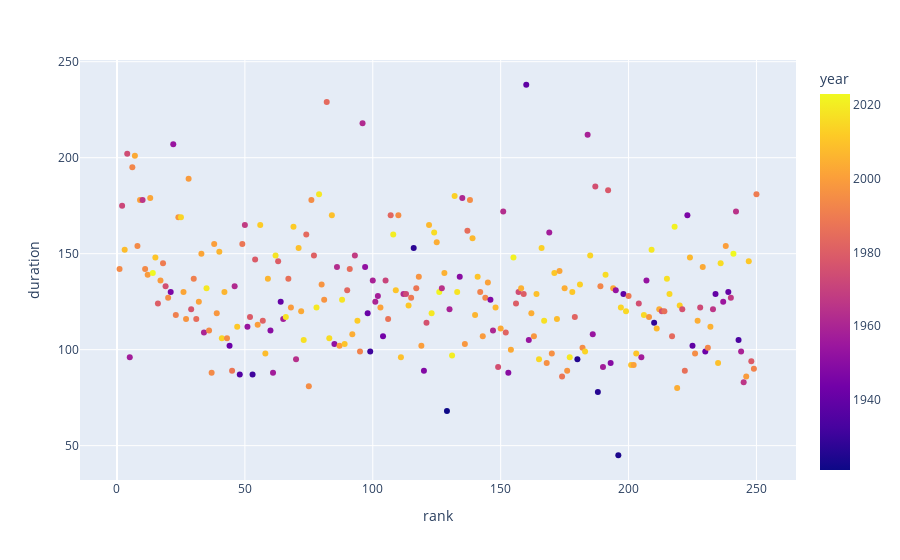

Here is the notebook cell this chart was saved with:
### Markdown cell above
# rankVsDurationVsYear

### Code cell
rankVsDurationVsYearFig = px.scatter(df, x = 'rank', y = 'duration', color = 'year')
rankVsDurationVsYearFig.show()

### Figure 1 — Plotly figure (JSON) as saved in the notebook; plotly's stock layout.template omitted (floating-point values rounded to 4 significant figures; data arrays with more than 128 entries replaced by an {"elided": "..."} marker saying what was removed)
{"data": [{"hovertemplate": "rank=%{x}<br>duration=%{y}<br>year=%{marker.color}<extra></extra>", "legendgroup": "", "marker": {"color": {"elided": "250 int values"}, "coloraxis": "coloraxis", "symbol": "circle"}, "mode": "markers", "name": "", "orientation": "v", "showlegend": false, "type": "scatter", "x": {"elided": "250 int values"}, "xaxis": "x", "y": {"elided": "250 int values"}, "yaxis": "y"}], "layout": {"coloraxis": {"colorbar": {"title": {"text": "year"}}, "colorscale": [[0, "#0d0887"], [0.1111, "#46039f"], [0.2222, "#7201a8"], [0.3333, "#9c179e"], [0.4444, "#bd3786"], [0.5556, "#d8576b"], [0.6667, "#ed7953"], [0.7778, "#fb9f3a"], [0.8889, "#fdca26"], [1, "#f0f921"]]}, "legend": {"tracegroupgap": 0}, "margin": {"t": 60}, "xaxis": {"anchor": "y", "domain": [0, 1], "title": {"text": "rank"}}, "yaxis": {"anchor": "x", "domain": [0, 1], "title": {"text": "duration"}}}}
